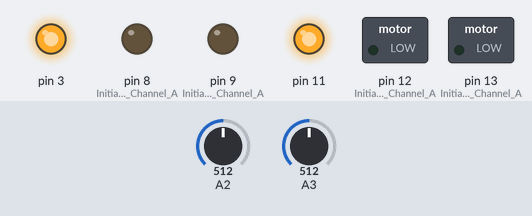
The sketch below on a simulated Arduino Uno, built with avr-gcc and run on an emulated ATmega328P. Parts: switched loads named in the sketch (green lamp = pin HIGH), output pins drawn as LEDs (lit = HIGH). Inputs (shaded band) come from the test bench; at power-on: A2 = 512, A3 = 512.

Above: at 0.1 s.
Timing chart, 0 to 1.6 s (numbered marks = the images above):
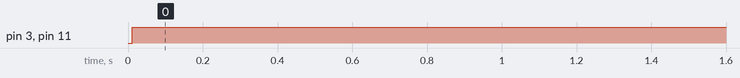

Measured:
- by itself, pin 3, pin 11: LOW → HIGH at 0.01 s

The sketch:

motorrunn.ino
```cpp
 /*************************************************************
Motor Shield 2-Channel DC Motor Demo
by Randy Sarafan

For more information see:
http://www.instructables.com/id/Arduino-Motor-Shield-Tutorial/

*************************************************************/

void setup() {

  //Setup Channel A
  pinMode(12, OUTPUT); //Initiates Motor Channel A pin
  pinMode(9, OUTPUT); //Initiates Brake Channel A pin

  //Setup Channel B
  pinMode(13, OUTPUT); //Initiates Motor Channel A pin
  pinMode(8, OUTPUT);  //Initiates Brake Channel A pin

}

void loop(){
int sensValue1=analogRead(A2);
 int sensValue2=analogRead(A3);
 float voltage1 = sensValue1 * (5.0 / 1023.0);
 float voltage2 = sensValue2 * (5.0 / 1023.0);

 Serial.print(voltage1);
 Serial.print(voltage2);
   //display the results
  delay(10); //wait for the string to be sent
  //if(voltage1<1 && voltage2<1)
  //{
  //Motor A forward @ full speed
  digitalWrite(12, LOW); //Establishes farward direction of Channel A
  digitalWrite(9, LOW);   //Disengage the Brake for Channel A
  analogWrite(3, 255);   //Spins the motor on Channel A at full speed

  //Motor B backward @ half speed
  digitalWrite(13, LOW);  //Establishes farward direction of Channel B
  digitalWrite(8, LOW);   //Disengage the Brake for Channel B
  analogWrite(11, 255);    //Spins the motor on Channel B at half speed
  //}
 /* else if(voltage1>1 && voltage2>1)
  {
   digitalWrite(12, HIGH); //Establishes backward direction of Channel A
  digitalWrite(9, LOW);   //Disengage the Brake for Channel A
  analogWrite(3, 255);   //Spins the motor on Channel A at full speed

  //Motor B backward @ half speed
  digitalWrite(13, LOW);  //Establishes backward direction of Channel B
  digitalWrite(8, LOW);   //Disengage the Brake for Channel B
  analogWrite(11, 255);
  }
  else if(voltage1<1 && voltage2>1) //left sensor got obstracle
  {

   digitalWrite(12, HIGH); //Establishes backward direction of Channel A
  digitalWrite(9, LOW);   //Disengage the Brake for Channel A
  analogWrite(3, 255);   //Spins the motor on Channel A at full speed
  analogWrite(11,0);   //break for left wheel
  }
  else if(voltage1>1 && voltage2<1)  //right sensor got obstrcle
  {
     digitalWrite(13, LOW);  //Establishes backward direction of Channel B
  digitalWrite(8, LOW);   //Disengage the Brake for Channel B
  analogWrite(11, 123);
  analogWrite(3,0); // brake for right wheel
  }*/
  }
```
